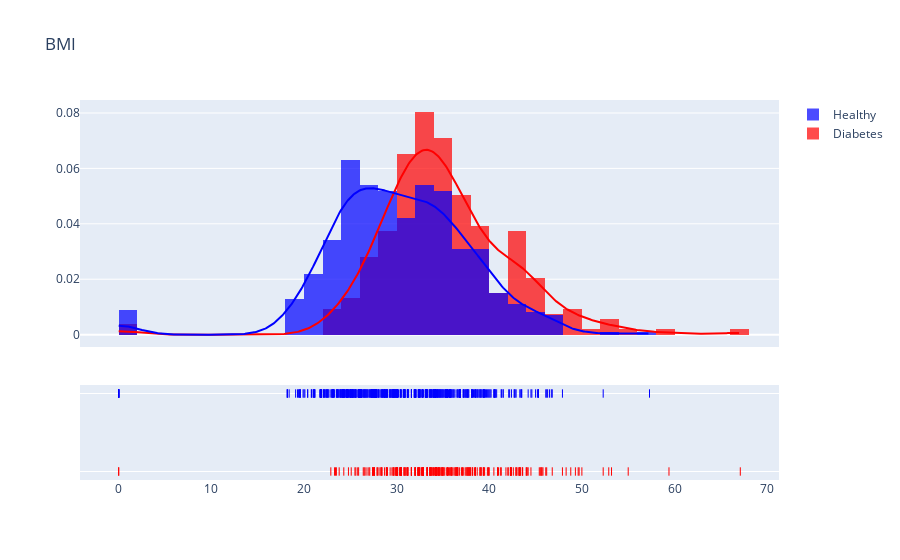

Source (notebook cell):
### Markdown cell above
f. BMI of diabetes person is higher than healthy person

### Code cell
density_plot('BMI', 0)  # Ganti 'BMI' dengan nama kolom yang ingin Anda plot

### Figure 1 — Plotly figure (JSON) as saved in the notebook; plotly's stock layout.template omitted (floating-point values rounded to 4 significant figures; data arrays with more than 128 entries replaced by an {"elided": "..."} marker saying what was removed)
{"data": [{"autobinx": false, "histnorm": "probability density", "legendgroup": "Diabetes", "marker": {"color": "Red"}, "name": "Diabetes", "opacity": 0.7, "type": "histogram", "x": {"elided": "268 float values"}, "xaxis": "x", "xbins": {"end": 67.1, "size": 0, "start": 0}, "yaxis": "y"}, {"autobinx": false, "histnorm": "probability density", "legendgroup": "Healthy", "marker": {"color": "Blue"}, "name": "Healthy", "opacity": 0.7, "type": "histogram", "x": {"elided": "500 float values"}, "xaxis": "x", "xbins": {"end": 57.3, "size": 0, "start": 0}, "yaxis": "y"}, {"legendgroup": "Diabetes", "marker": {"color": "Red"}, "mode": "lines", "name": "Diabetes", "showlegend": false, "type": "scatter", "x": {"elided": "500 float values"}, "xaxis": "x", "y": {"elided": "500 float values"}, "yaxis": "y"}, {"legendgroup": "Healthy", "marker": {"color": "Blue"}, "mode": "lines", "name": "Healthy", "showlegend": false, "type": "scatter", "x": {"elided": "500 float values"}, "xaxis": "x", "y": {"elided": "500 float values"}, "yaxis": "y"}, {"legendgroup": "Diabetes", "marker": {"color": "Red", "symbol": "line-ns-open"}, "mode": "markers", "name": "Diabetes", "showlegend": false, "type": "scatter", "x": {"elided": "268 float values"}, "xaxis": "x", "y": {"elided": "268 str values"}, "yaxis": "y2"}, {"legendgroup": "Healthy", "marker": {"color": "Blue", "symbol": "line-ns-open"}, "mode": "markers", "name": "Healthy", "showlegend": false, "type": "scatter", "x": {"elided": "500 float values"}, "xaxis": "x", "y": {"elided": "500 str values"}, "yaxis": "y2"}], "layout": {"barmode": "overlay", "hovermode": "closest", "legend": {"traceorder": "reversed"}, "title": {"text": "BMI"}, "xaxis": {"anchor": "y2", "domain": [0, 1], "zeroline": false}, "yaxis": {"anchor": "free", "domain": [0.35, 1], "position": 0}, "yaxis2": {"anchor": "x", "domain": [0, 0.25], "dtick": 1, "showticklabels": false}}}
